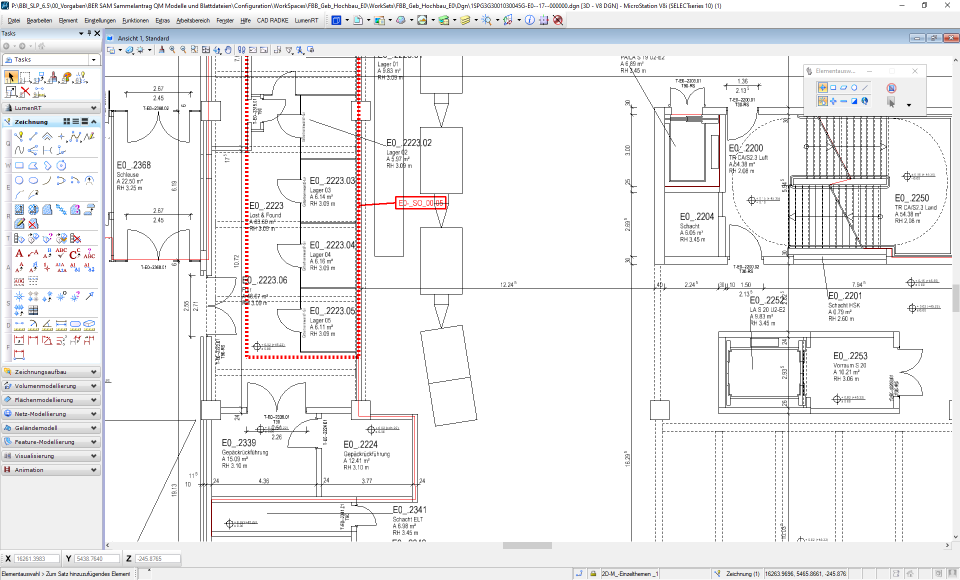
#> input picture before_images/Before1.PNG, 1920 x 1160 px (shown at 1/2 size)
$ python -i red_box_detector.py   (imports and definitions only)
#> lines starting #> are read from the running program, lines starting #| are printed output that depends on the picture; after the words box and inside, x2 and y2 are one past the last pixel; in counts of white or black regions, pixels touching at a corner belong together
import cv2
import numpy as np
from PIL import ImageGrab
import os
import time

class RedBoxDetector:
    def __init__(self, debug_mode=True):
        # Default color thresholds for red boxes (BGR format)
        # These are based on typical MicroStation red box colors
        self.RED_LOWER = np.array([0, 0, 150])
        self.RED_UPPER = np.array([100, 100, 255])

        # Size filters
        self.MIN_BOX_WIDTH = 20
        self.MIN_BOX_HEIGHT = 10
        self.MAX_BOX_WIDTH = 500
        self.MAX_BOX_HEIGHT = 100

        # Aspect ratio constraints for text boxes
        self.MIN_ASPECT_RATIO = 1.5  # Boxes are typically wider than tall
        self.MAX_ASPECT_RATIO = 15.0  # Allow for very wide boxes

        # Overlap detection parameters
        self.OVERLAP_THRESHOLD = 0.05
        self.PROXIMITY_THRESHOLD = 10  # Pixels

        # Debug settings
        self.debug_mode = debug_mode
        self.debug_count = 0

        # Create debug directory
        os.makedirs("debug_images", exist_ok=True)

    # [12 lines left out: function capture_screen, not called in this run]

    def detect_boxes(self, image):
        """Detect red boxes using multiple methods and combine results"""
        # Method 1: Standard color-based detection
        color_boxes = self._detect_by_color(image)

        # Method 2: Contour-based detection
        contour_boxes = self._detect_by_contours(image)

        # Method 3: Text label pattern detection
        text_boxes = self._detect_by_text_pattern(image)

        # Combine results, avoiding duplicates
        all_boxes = []

        # First add color-detected boxes
        for box in color_boxes:
            all_boxes.append(box)

        # Add unique contour boxes
        for box in contour_boxes:
            if not self._is_duplicate(box, all_boxes):
                all_boxes.append(box)

        # Add unique text boxes
        for box in text_boxes:
            if not self._is_duplicate(box, all_boxes):
                all_boxes.append(box)

        # Filter out UI elements and non-MicroStation boxes
        filtered_boxes = self.filter_ui_elements(all_boxes, image)

        if self.debug_mode:
            debug_image = image.copy()

            # Draw original boxes
            for i, box in enumerate(all_boxes):
                x, y, w, h = box
                cv2.rectangle(debug_image, (x, y), (x+w, y+h), (255, 0, 0), 1)  # Blue for all detected

            # Draw filtered boxes
            for i, box in enumerate(filtered_boxes):
                x, y, w, h = box
                cv2.rectangle(debug_image, (x, y), (x+w, y+h), (0, 255, 0), 2)  # Green for filtered
                cv2.putText(debug_image, f"{i}: {w}x{h}", (x, y-5),
                            cv2.FONT_HERSHEY_SIMPLEX, 0.5, (0, 255, 0), 1)

            cv2.imwrite(f"debug_images/detection_{self.debug_count}.jpg", debug_image)
            print(f"Detected {len(filtered_boxes)} red boxes (from {len(all_boxes)} candidates)")

        return filtered_boxes

    def _detect_by_color(self, image):
        """Detect red boxes using color thresholds"""
        # Create mask for red pixels
        red_mask = cv2.inRange(image, self.RED_LOWER, self.RED_UPPER)

        # Apply morphological operations to clean up the mask
        kernel = np.ones((3, 3), np.uint8)
        red_mask = cv2.morphologyEx(red_mask, cv2.MORPH_OPEN, kernel)
        red_mask = cv2.morphologyEx(red_mask, cv2.MORPH_CLOSE, kernel)

        if self.debug_mode:
            cv2.imwrite(f"debug_images/red_mask_{self.debug_count}.jpg", red_mask)

        # Find contours in the mask
        contours, _ = cv2.findContours(red_mask, cv2.RETR_EXTERNAL, cv2.CHAIN_APPROX_SIMPLE)

        # Filter contours to get only rectangular shapes (red boxes)
        red_boxes = []
        for contour in contours:
            # Get bounding rectangle
            x, y, w, h = cv2.boundingRect(contour)

            # Filter by size
            if (self.MIN_BOX_WIDTH <= w <= self.MAX_BOX_WIDTH and
                self.MIN_BOX_HEIGHT <= h <= self.MAX_BOX_HEIGHT):

                # Calculate the percentage of red pixels in the bounding box
                roi = red_mask[y:y+h, x:x+w]
                red_pixel_percentage = cv2.countNonZero(roi) / (w * h)

                # Only consider it a red box if it has enough red pixels
                if red_pixel_percentage > 0.2:
                    aspect_ratio = w / h
                    if self.MIN_ASPECT_RATIO <= aspect_ratio <= self.MAX_ASPECT_RATIO:
                        red_boxes.append((x, y, w, h))

                        if self.debug_mode:
                            print(f"Color detected box at ({x}, {y}), size {w}x{h}, red %: {red_pixel_percentage:.2f}")

        return red_boxes

    def _detect_by_contours(self, image):
        """Detect red boxes using contour detection"""
        # Convert to grayscale
        gray = cv2.cvtColor(image, cv2.COLOR_BGR2GRAY)

        # Apply Gaussian blur to reduce noise
        blurred = cv2.GaussianBlur(gray, (5, 5), 0)

        # Apply threshold to get binary image
        _, binary = cv2.threshold(blurred, 180, 255, cv2.THRESH_BINARY_INV)

        if self.debug_mode:
            cv2.imwrite(f"debug_images/binary_{self.debug_count}.jpg", binary)

        # Find contours
        contours, _ = cv2.findContours(binary, cv2.RETR_LIST, cv2.CHAIN_APPROX_SIMPLE)

        # Filter contours to get only rectangular shapes
        boxes = []
        for contour in contours:
            # Get bounding rectangle
            x, y, w, h = cv2.boundingRect(contour)

            # Filter by size
            if (self.MIN_BOX_WIDTH <= w <= self.MAX_BOX_WIDTH and
                self.MIN_BOX_HEIGHT <= h <= self.MAX_BOX_HEIGHT):

                # Check aspect ratio
                aspect_ratio = w / h
                if self.MIN_ASPECT_RATIO <= aspect_ratio <= self.MAX_ASPECT_RATIO:
                    # Check if it contains red pixels
                    roi = image[y:y+h, x:x+w]
                    red_mask = cv2.inRange(roi, self.RED_LOWER, self.RED_UPPER)
                    red_percentage = cv2.countNonZero(red_mask) / (w * h)

                    if red_percentage > 0.15:  # Lower threshold for contour detection
                        boxes.append((x, y, w, h))

                        if self.debug_mode:
                            print(f"Contour detected box at ({x}, {y}), size {w}x{h}, red %: {red_percentage:.2f}")

        return boxes

    def _detect_by_text_pattern(self, image):
        """Detect red boxes containing text label patterns (like E0_BS)"""
        # Convert to grayscale
        gray = cv2.cvtColor(image, cv2.COLOR_BGR2GRAY)

        # Apply adaptive threshold
        thresh = cv2.adaptiveThreshold(gray, 255, cv2.ADAPTIVE_THRESH_GAUSSIAN_C,
                                      cv2.THRESH_BINARY_INV, 11, 2)

        if self.debug_mode:
            cv2.imwrite(f"debug_images/text_thresh_{self.debug_count}.jpg", thresh)

        # Find contours
        contours, _ = cv2.findContours(thresh, cv2.RETR_EXTERNAL, cv2.CHAIN_APPROX_SIMPLE)

        text_boxes = []
        for contour in contours:
            x, y, w, h = cv2.boundingRect(contour)

            # Filter by aspect ratio (labels are typically wider than tall)
            aspect_ratio = w / h
            if self.MIN_ASPECT_RATIO < aspect_ratio < self.MAX_ASPECT_RATIO and 10 < h < 40:
                # Check if there's red color nearby
                expanded_x = max(0, x - 10)
                expanded_y = max(0, y - 10)
                expanded_w = min(image.shape[1] - expanded_x, w + 20)
                expanded_h = min(image.shape[0] - expanded_y, h + 20)

                roi = image[expanded_y:expanded_y+expanded_h, expanded_x:expanded_x+expanded_w]

                # Check for red pixels in the ROI
                red_mask = cv2.inRange(roi, self.RED_LOWER, self.RED_UPPER)
                red_percentage = cv2.countNonZero(red_mask) / (expanded_w * expanded_h)

                if red_percentage > 0.1:  # At least 10% red pixels
                    text_boxes.append((expanded_x, expanded_y, expanded_w, expanded_h))

                    if self.debug_mode:
                        print(f"Text detected box at ({expanded_x}, {expanded_y}), size {expanded_w}x{expanded_h}")

        return text_boxes

    # [20 lines left out: functions _is_duplicate, _is_same_box, not called in this run]

    # In the filter_ui_elements method, make this change:

    def filter_ui_elements(self, boxes, image):
        """Filter out UI elements like buttons, tabs, etc."""
        filtered_boxes = []
        height, width = image.shape[:2]

        # Define UI regions to exclude (typical locations of UI elements)
        ui_regions = [
            (0, 0, width, 50),               # Top bar (reduce height from 100 to 50)
            (0, 0, 180, height),             # Left sidebar (reduce width from 200 to 180)
            (width-30, 0, 30, height),       # Right edge (reduce width from 50 to 30)
            (0, height-30, width, 30)        # Bottom edge (reduce height from 50 to 30)
        ]

        for box in boxes:
            x, y, w, h = box

            # Check if box is part of a CAD label (typically contains "E0_" or similar)
            is_cad_label = True  # Default to True to be more permissive with box detection

            # Skip if it's in a UI region and not a CAD label
            in_ui_region = False
            for ui_x, ui_y, ui_w, ui_h in ui_regions:
                if (x >= ui_x and y >= ui_y and
                    x + w <= ui_x + ui_w and y + h <= ui_y + ui_h):
                    # Box is entirely in UI region
                    if not is_cad_label:
                        in_ui_region = True
                        break

            if not in_ui_region:
                filtered_boxes.append(box)

        if self.debug_mode:
            print(f"Filtered out {len(boxes) - len(filtered_boxes)} UI elements")

        return filtered_boxes

    # [105 lines left out: functions is_overlapping, is_too_close, find_overlapping_boxes, not called in this run]

# Test the detector directly
# [42 lines not run here, left out]

>>> import cv2
>>> picture = cv2.cvtColor(cv2.imread('before_images/Before1.PNG'), cv2.COLOR_BGR2RGB)
>>> result = RedBoxDetector().detect_boxes(picture)
#> in _detect_by_color, `red_mask = cv2.inRange(image, self.RED_LOWER, self.RED_UPPER)`:
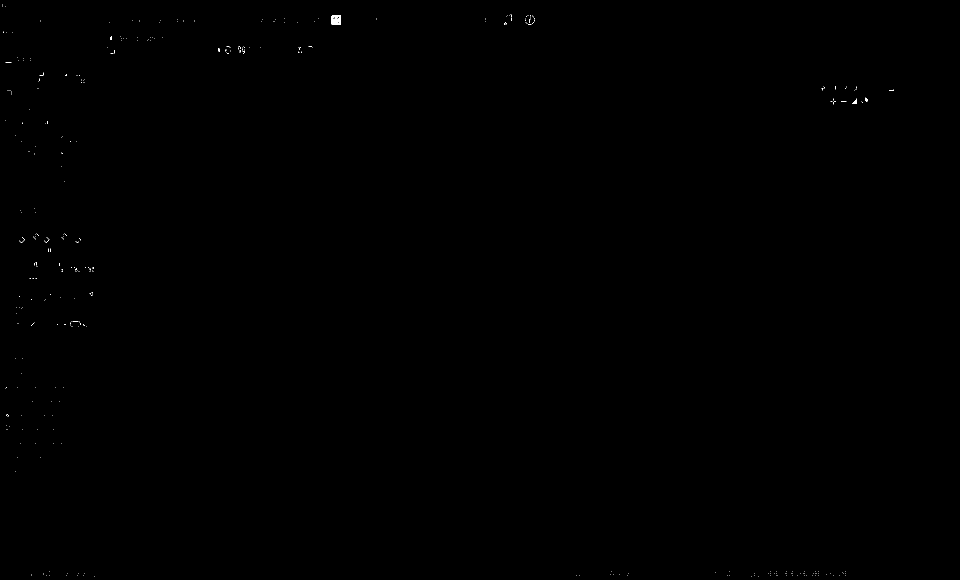
#> red_mask: shape (1160, 1920) (shown at 1/2 size); 0.05% white in thin lines or dots
#> in _detect_by_color, `red_mask = cv2.morphologyEx(red_mask, cv2.MORPH_OPEN, kernel)`:
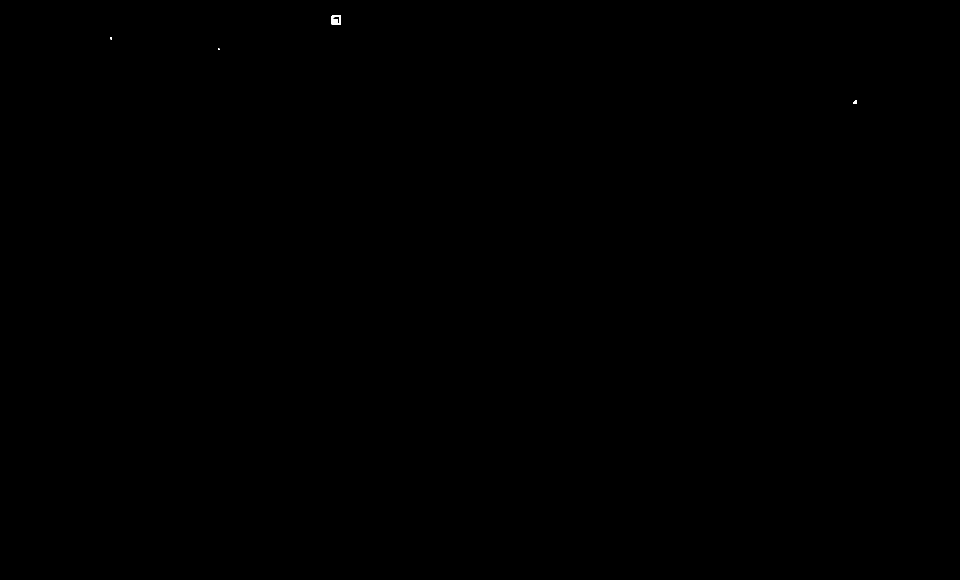
#> red_mask: shape (1160, 1920) (shown at 1/2 size); 0.02% white; 5 white regions (2 under 20 px), largest, box (x1, y1, x2, y2) and area: (663, 31, 682, 50) 199, (667, 38, 675, 46) 64, (1706, 200, 1714, 208) 48
#> in _detect_by_color, `contours, _ = cv2.findContours(red_mask, cv2.RETR_EXTERNAL, cv2.CHAIN_..`: contours = 4 contours, 2 with area under 20; largest, box (x1, y1, x2, y2) and area: (663, 31, 682, 50) 323, (1706, 200, 1714, 208) 36
#> the loop in _detect_by_color, `for contour in contours:` made 4 passes
#> (x, y, w, h) on passes 1, 4: (1706, 200, 8, 8), (663, 31, 19, 19)
#> after the loop in _detect_by_color, `for contour in contours:`: red_boxes = []
#> in _detect_by_contours, `gray = cv2.cvtColor(image, cv2.COLOR_BGR2GRAY)`:
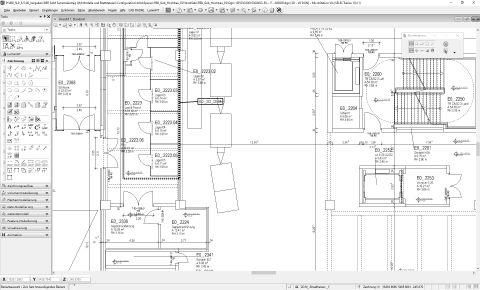
#> gray: shape (1160, 1920) (shown at 1/4 size); min 0, max 255, mean 239.4
#> in _detect_by_contours, `_, binary = cv2.threshold(blurred, 180, 255, cv2.THRESH_BINARY_INV)`:
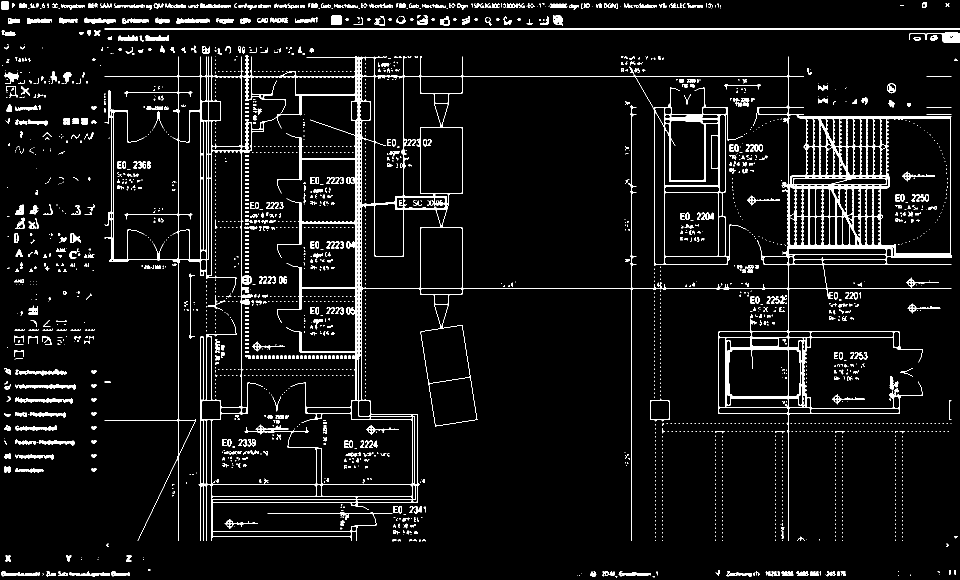
#> binary: shape (1160, 1920) (shown at 1/2 size); 5.9% white; 2333 white regions (1644 under 20 px)
#> in _detect_by_contours, `contours, _ = cv2.findContours(binary, cv2.RETR_LIST, cv2.CHAIN_APPROX..`: contours = 3021 contours, 2238 with area under 20; largest, box (x1, y1, x2, y2) and area: (209, 111, 1904, 1082) 799390, (884, 152, 1577, 578) 235902, (423, 190, 825, 970) 187354, (1760, 236, 1902, 508) 35501, (723, 410, 882, 578) 14664
#> the loop in _detect_by_contours, `for contour in contours:` made 3021 passes
#> (x, y, w, h, aspect_ratio, red_percentage) on passes 34, 38, 39, 43, 44, 46, 47, 48: (1536, 1143, 24, 10, 2.4, 0.0375), (1204, 1143, 25, 10, 2.5, 0.012), (139, 1143, 80, 11, 7.27, 0.00568), (1453, 1142, 50, 12, 4.17, 0.00667), (1237, 1142, 64, 11, 5.82, 0.00426), (223, 1142, 36, 11, 3.27, 0), (92, 1142, 20, 11, 1.82, 0.0136), (3, 1142, 76, 11, 6.91, 0.00239)
#> after the loop in _detect_by_contours, `for contour in contours:`: boxes = []
#> in _detect_by_text_pattern, `thresh = cv2.adaptiveThreshold(gray, 255, cv2.ADAPTIVE_THRESH_GAUSSIAN..`:
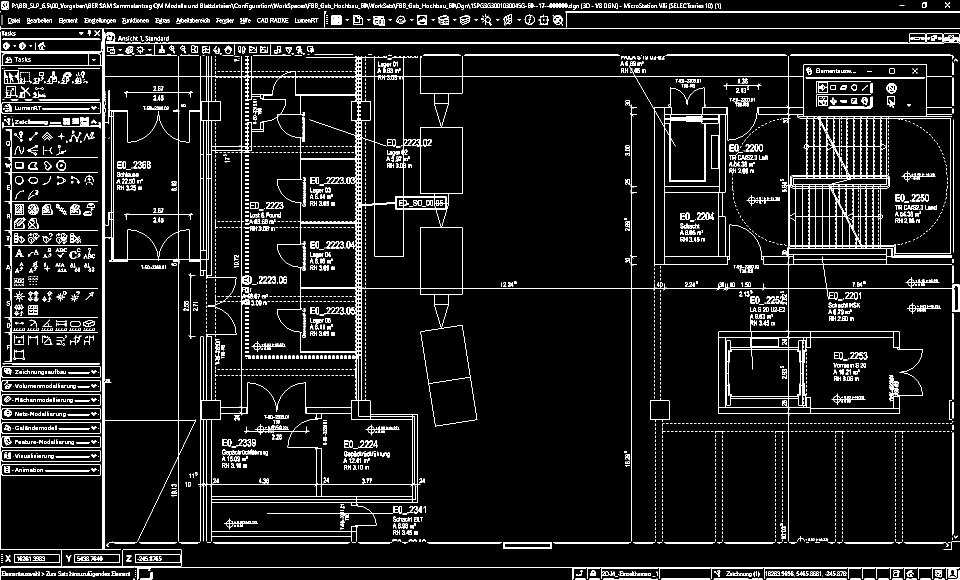
#> thresh: shape (1160, 1920) (shown at 1/2 size); 7.4% white in thin lines or dots
#> in _detect_by_text_pattern, `contours, _ = cv2.findContours(thresh, cv2.RETR_EXTERNAL, cv2.CHAIN_AP..`: contours = 1394 contours, 1169 with area under 20; largest, box (x1, y1, x2, y2) and area: (0, 52, 1920, 1160) 1205094, (211, 65, 1888, 88) 3275, (1131, 23, 1920, 55) 1570, (1300, 796, 1339, 844) 1448, (270, 1109, 361, 1126) 1440
#> the loop in _detect_by_text_pattern, `for contour in contours:` made 1394 passes
#> (contour, x, y, w, h, aspect_ratio) on passes 1 to 3: ([[1868, 1159], [1889, 1159]], 1868, 1159, 22, 1, 22), ([[1840, 1159], [1861, 1159]], 1840, 1159, 22, 1, 22), ([[1812, 1159], [1833, 1159]], 1812, 1159, 22, 1, 22)
#> after the loop in _detect_by_text_pattern, `for contour in contours:`:
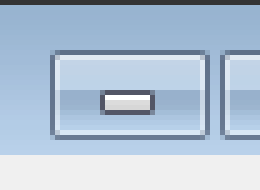
#> roi: shape (38, 52, 3) (shown 5 times larger); mean R, G, B 177.2, 195, 214
#| Filtered out 0 UI elements
#| Detected 0 red boxes (from 0 candidates)
